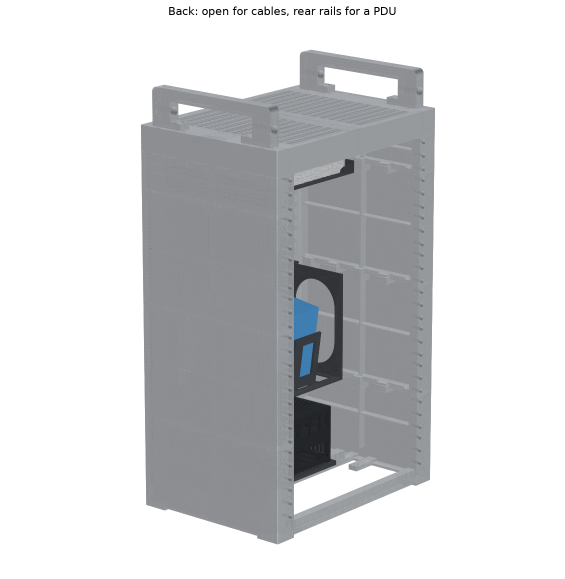
#> input picture 04_DESIGN_SOURCE/1_Rack_9U_T0-look/images/rack_back.png, 1129 x 1157 px (shown at 1/2 size)
$ python measure_holes.py ../../04_DESIGN_SOURCE/1_Rack_9U_T0-look/images/rack_back.png
#> lines starting #> are read from the running program, lines starting #| are printed output that depends on the picture; after the words box and inside, x2 and y2 are one past the last pixel; in counts of white or black regions, pixels touching at a corner belong together
import sys
import numpy as np
from PIL import Image
im = np.asarray(Image.open(sys.argv[1]).convert("RGB")).astype(int)
mx, mn = im.max(-1), im.min(-1)
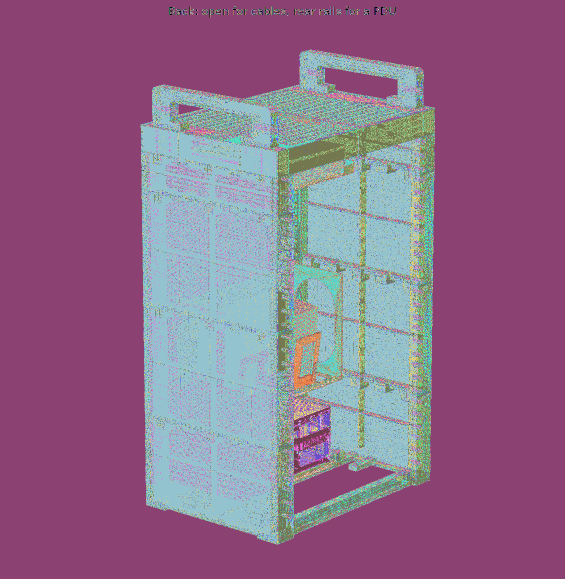
#> mx: shape (1157, 1129) int64 (shown at 1/2 size); 256 distinct labels, from 0 to 255; one colour per label, 0 black
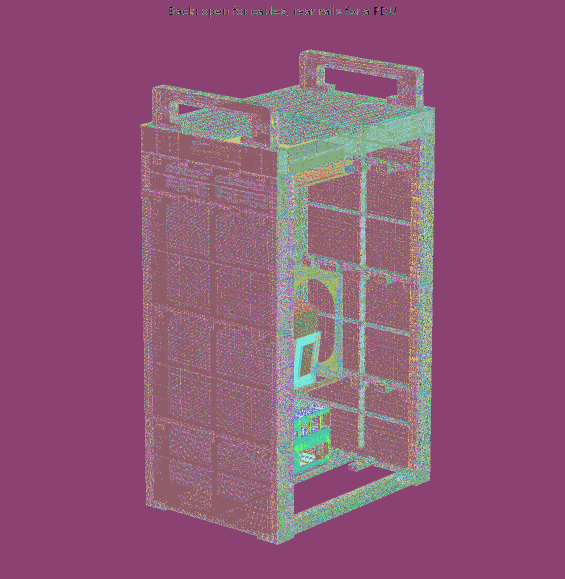
#> mn: shape (1157, 1129) int64 (shown at 1/2 size); 256 distinct labels, from 0 to 255; one colour per label, 0 black
white = mn > 235                       # background seen through the hole
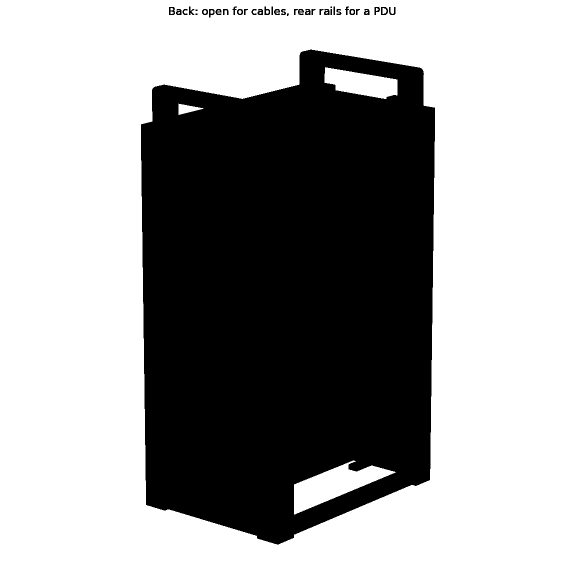
#> white: shape (1157, 1129) bool (shown at 1/2 size); 62.3% white; 38 black regions (4 under 20 px), largest, box (x1, y1, x2, y2) and area: (282, 99, 870, 1089) 490248, (338, 14, 350, 30) 130, (762, 14, 776, 30) 124
silver = (mn > 120) & (mx - mn < 30) & ~white
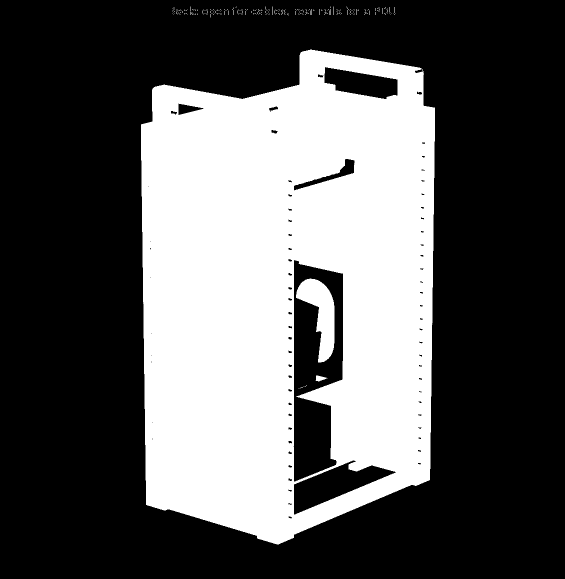
#> silver: shape (1157, 1129) bool (shown at 1/2 size); 35.2% white; 290 white regions (287 under 20 px), largest, box (x1, y1, x2, y2) and area: (282, 99, 870, 1089) 452861, (592, 557, 669, 725) 6284, (631, 751, 655, 763) 166
for name, (cx, cy) in {"top-left": (337.5, 119.5), "top-right": (729.5, 119.5),
                       "bottom-left": (337.5, 437), "bottom-right": (729.5, 437)}.items():
    x0, y0 = int(cx) - 25, int(cy) - 25
    w = white[y0:y0 + 50, x0:x0 + 50]
    s = silver[y0:y0 + 50, x0:x0 + 50] | w
    # inner white disc and outer ring: equivalent diameters from areas, centre from the white disc
    yy, xx = np.nonzero(w)
    keep = np.hypot(xx - 25, yy - 25) < 12
    yy, xx = yy[keep], xx[keep]
    d_in = 2 * np.sqrt(len(yy) / np.pi)
    ys, xs = np.nonzero(s)
    keep2 = np.hypot(xs - 25, ys - 25) < 22
    d_out = 2 * np.sqrt(keep2.sum() / np.pi)
    print(f"{name:12s} hole centre x {x0 + xx.mean():.1f} y {y0 + yy.mean():.1f}  hole d {d_in:.1f} px  ring d {d_out:.1f} px  "
          f"-> hole {d_in / 6.78:.2f} mm, pad {d_out / 6.78:.2f} mm")
#> this loop made 4 passes
#> d_in on passes 1 to 4: 23.59, 14.23, 0, 0
#| top-left     hole centre x 337.0 y 119.0  hole d 23.6 px  ring d 43.9 px  -> hole 3.48 mm, pad 6.47 mm
#| top-right    hole centre x 730.1 y 112.7  hole d 14.2 px  ring d 43.9 px  -> hole 2.10 mm, pad 6.47 mm
#| bottom-left  hole centre x nan y nan  hole d 0.0 px  ring d 43.9 px  -> hole 0.00 mm, pad 6.47 mm
#| bottom-right hole centre x nan y nan  hole d 0.0 px  ring d 43.9 px  -> hole 0.00 mm, pad 6.47 mm
#> pass 2, `w = white[y0:y0 + 50, x0:x0 + 50]`:
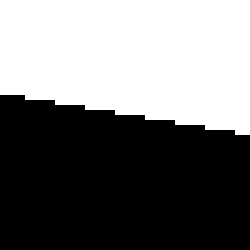
#> w: shape (50, 50) bool (shown 5 times larger); 45.7% white; 1 white region, box (x1, y1, x2, y2) and area: (0, 0, 50, 27) 1142

$ run again, on 04_DESIGN_SOURCE/1_Rack_9U_T0-look/images/rack_exploded.png
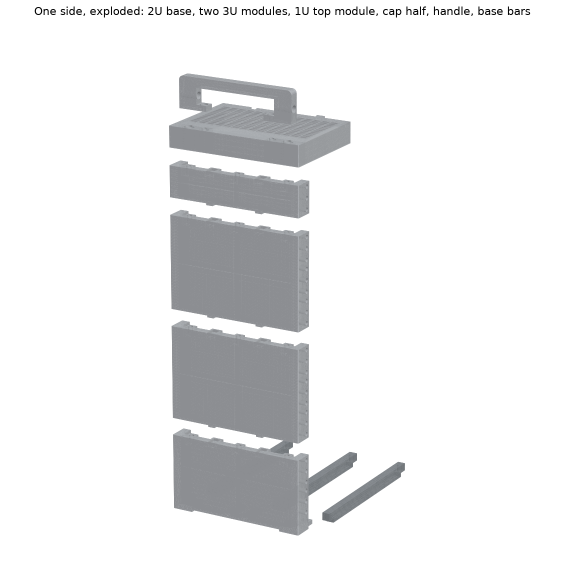
#> input picture 04_DESIGN_SOURCE/1_Rack_9U_T0-look/images/rack_exploded.png, 1129 x 1157 px (shown at 1/2 size)
#> mx: shape (1157, 1129) int64; 252 distinct labels, from 0 to 255
#> mn: shape (1157, 1129) int64; 252 distinct labels, from 0 to 255
#> white: shape (1157, 1129) bool; 82.5% white; 79 black regions (9 under 20 px), largest, box (x1, y1, x2, y2) and area: (343, 641, 714, 1071) 99453, (340, 419, 619, 665) 54898, (338, 147, 701, 335) 41934
#> `silver = (mn > 120) & (mx - mn < 30) & ~white`:
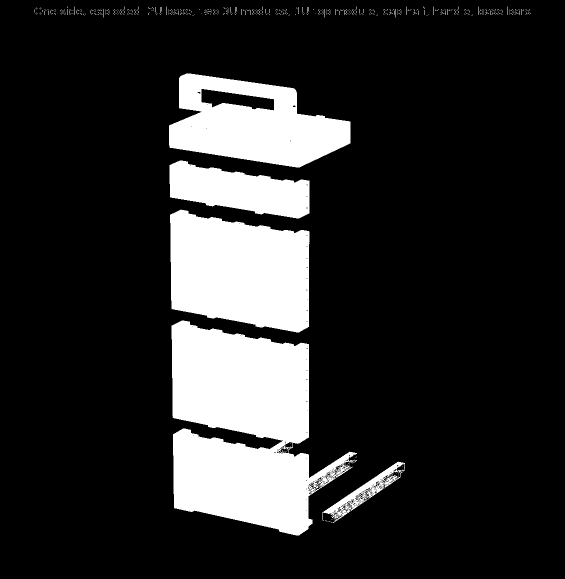
#> silver: shape (1157, 1129) bool (shown at 1/2 size); 16.9% white; 687 white regions (682 under 20 px), largest, box (x1, y1, x2, y2) and area: (343, 641, 714, 1071) 98274, (340, 419, 619, 665) 54877, (338, 147, 701, 335) 41903, (339, 321, 619, 437) 20350, (644, 923, 810, 1046) 4019
#> the loop `for name, (cx, cy) in {"top-left": (337.5, 119.5), "top-right": (729.5..` made 4 passes
#> d_in on passes 1 to 4: 23.59, 23.59, 19.12, 23.59
#> (printed output is left out)
#> pass 3, `w = white[y0:y0 + 50, x0:x0 + 50]`:
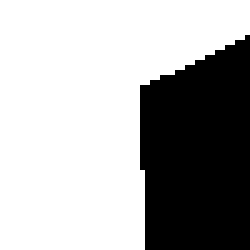
#> w: shape (50, 50) bool (shown 5 times larger); 67.5% white; 1 black region, box (x1, y1, x2, y2) and area: (28, 7, 50, 50) 812

$ run again, on 04_DESIGN_SOURCE/1_Rack_9U_T0-look/images/rack_front.png
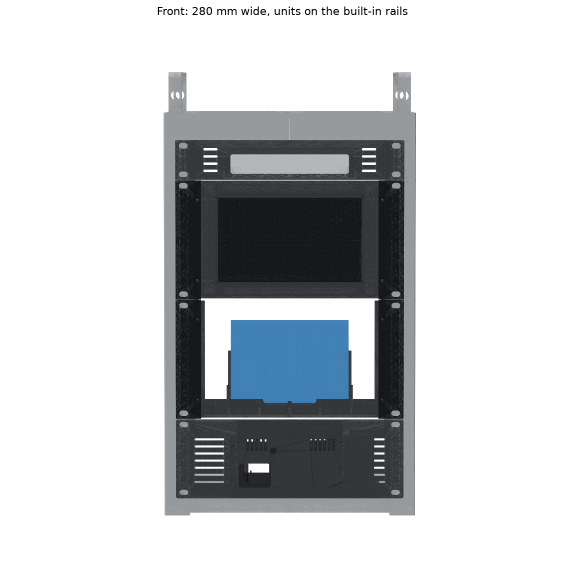
#> input picture 04_DESIGN_SOURCE/1_Rack_9U_T0-look/images/rack_front.png, 1129 x 1157 px (shown at 1/2 size)
#> mx: shape (1157, 1129) int64; 256 distinct labels, from 0 to 255
#> mn: shape (1157, 1129) int64; 256 distinct labels, from 0 to 255
#> white: shape (1157, 1129) bool; 71% white; 46 black regions (9 under 20 px), largest, box (x1, y1, x2, y2) and area: (327, 144, 832, 1031) 376546, (434, 18, 453, 30) 131, (455, 18, 474, 30) 131
#> `silver = (mn > 120) & (mx - mn < 30) & ~white`:
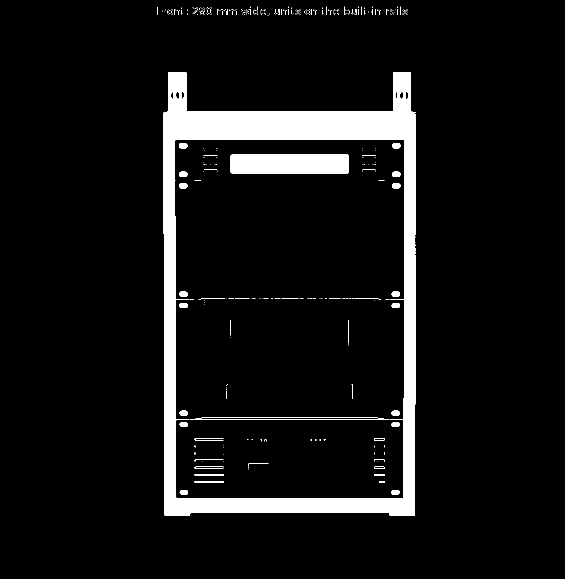
#> silver: shape (1157, 1129) bool (shown at 1/2 size); 7.5% white; 431 white regions (389 under 20 px), largest, box (x1, y1, x2, y2) and area: (327, 144, 832, 1031) 82205, (461, 309, 698, 348) 9223, (380, 835, 779, 839) 778
#> the loop `for name, (cx, cy) in {"top-left": (337.5, 119.5), "top-right": (729.5..` made 4 passes
#> (d_in, d_out) on passes 1, 2, 4: (23.59, 43.89), (23.59, 43.89), (0, 0)
#> (printed output is left out)
#> pass 3, `s = silver[y0:y0 + 50, x0:x0 + 50] | w`:
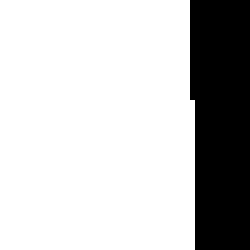
#> s: shape (50, 50) bool (shown 5 times larger); 77.2% white; 1 black region, box (x1, y1, x2, y2) and area: (38, 0, 50, 50) 570
